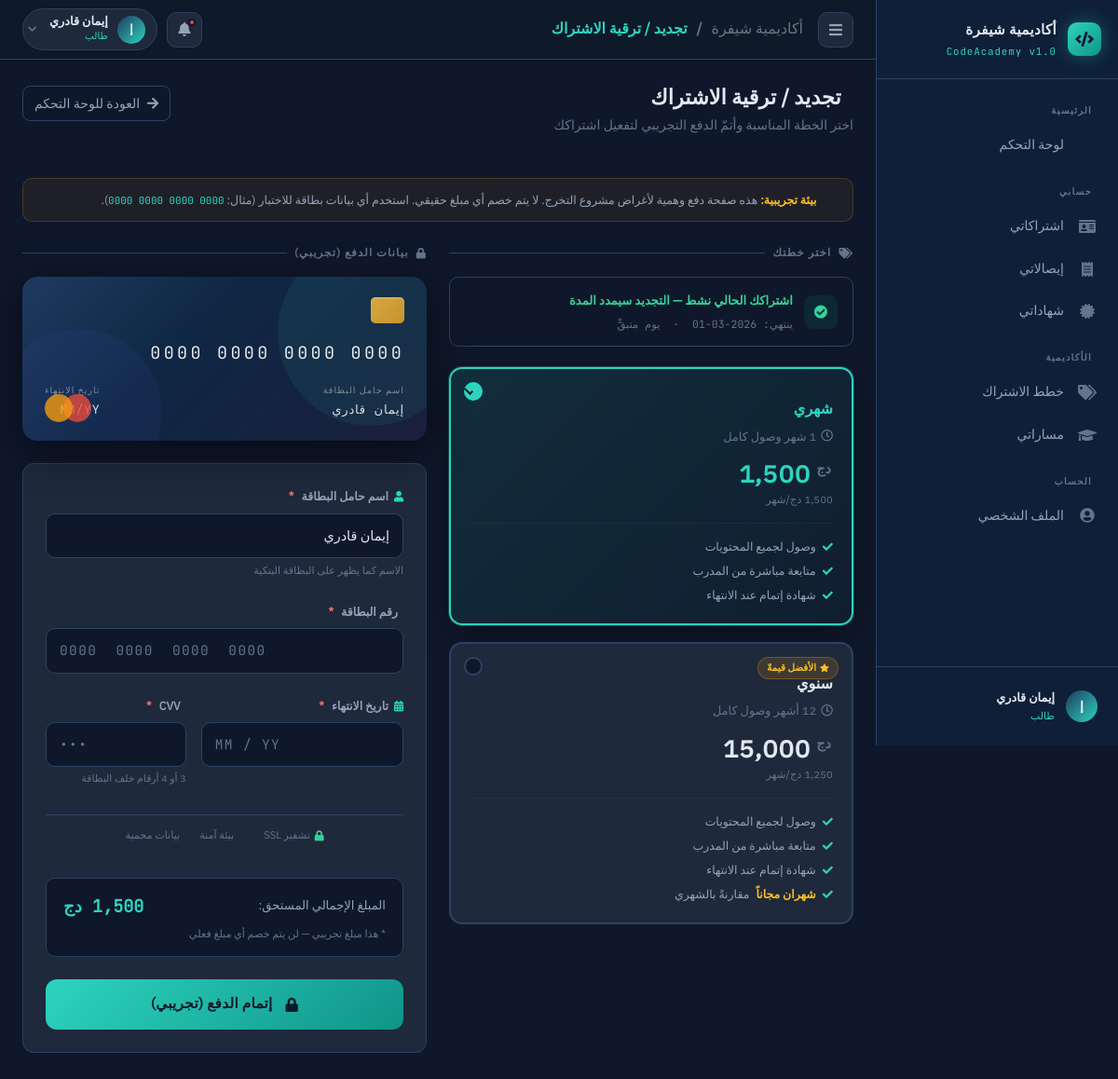
The page /checkout (signed in) on the database as committed earlier.
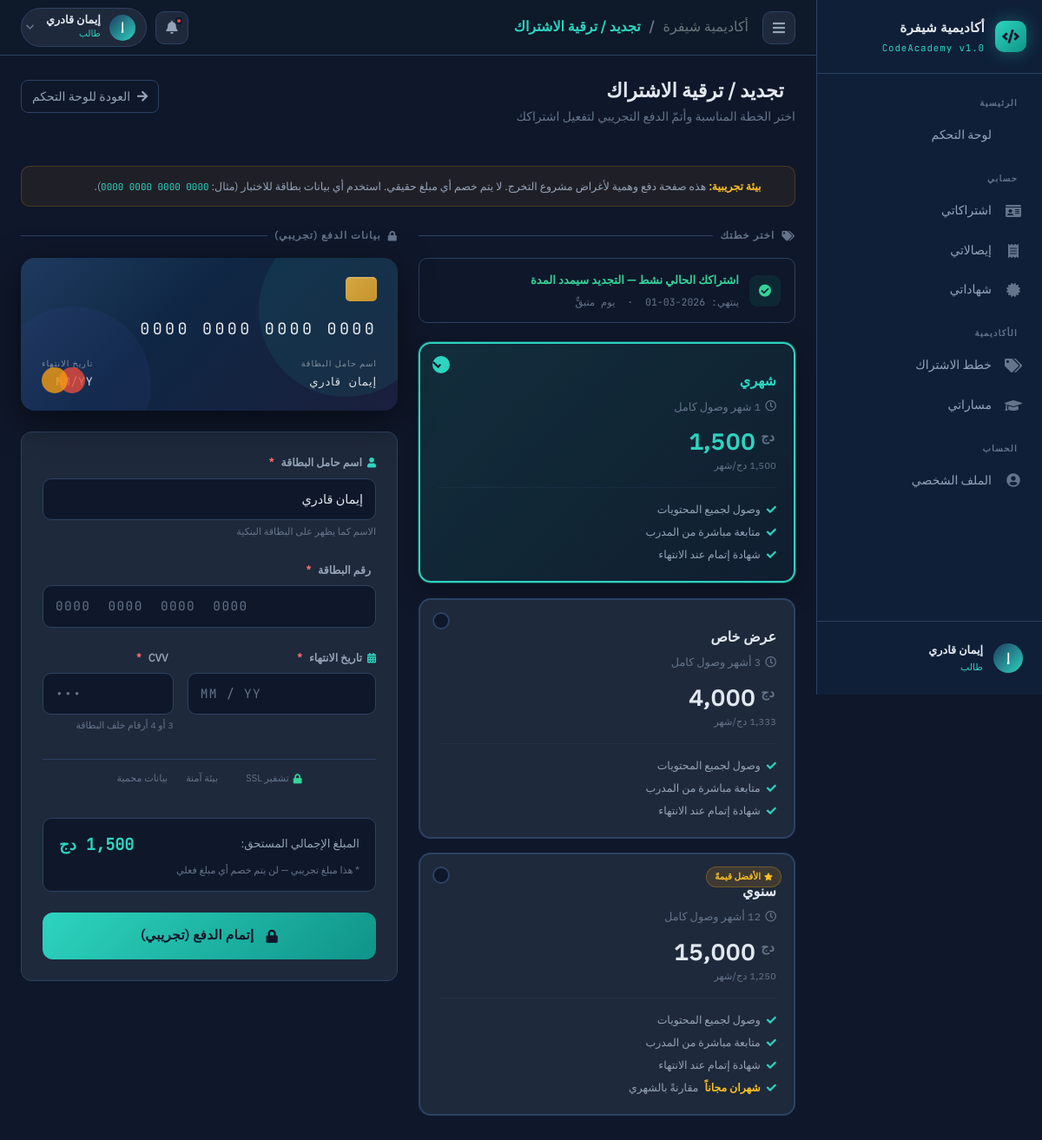
The same page on the database as committed later.
### models.py (models this page shows, shortened)
class SubscriptionPlan(db.Model):
    __tablename__ = "Subscription_Plans"
    plan_id         = db.Column(db.Integer,        primary_key=True, autoincrement=True)
    plan_name       = db.Column(db.String(80),     nullable=False, unique=True)
    duration_months = db.Column(db.Integer,        nullable=False)
    price           = db.Column(db.Numeric(10, 2), nullable=False)
    is_active       = db.Column(db.Boolean,        nullable=False, default=True)
    subscriptions = db.relationship("Subscription", back_populates="plan", lazy="dynamic")

### payment_routes.py (the view)
    @app.route("/checkout", methods=["GET"])
    @login_required
    @_member_required
    def checkout():
        active_plans: list[SubscriptionPlan] = (
            SubscriptionPlan.query
            .filter_by(is_active=True)
            .order_by(SubscriptionPlan.duration_months.asc())
            .all()
        )
        current_subscription: Subscription | None = (
            Subscription.query
            .filter_by(member_id=current_user.user_id)
            .order_by(Subscription.start_date.desc())
            .first()
        )
        return render_template(
            "checkout.html",
            active_plans         = active_plans,
            current_subscription = current_subscription,
        )

### app.py (called while the page is built)
def _init_login_manager(app: Flask) -> None:
    login_manager.init_app(app)
    login_manager.login_view         = "login"
    login_manager.login_message      = "يرجى تسجيل الدخول للوصول إلى هذه الصفحة."
    login_manager.login_message_category = "warning"
    login_manager.remember_cookie_name = "shyfra_remember"
    @login_manager.user_loader
    def load_user(user_id: str) -> User | None:
        try:
            return db.session.get(User, int(user_id))
        except (ValueError, TypeError):
            return None
    @login_manager.unauthorized_handler
    def unauthorized():
        """Custom handler so we can flash a specific message."""
        flash("يجب تسجيل الدخول أولاً للوصول إلى هذه الصفحة.", "warning")
        return redirect(url_for("login"))

### models.py (called while the page is built)
    @property
    def is_active(self) -> bool:
        return self.status == UserStatusEnum.Active

    @property
    def full_name(self) -> str:
        return f"{self.fname} {self.lname}"

    @property
    def is_member(self) -> bool:
        return self.role == RoleEnum.Member

### templates/checkout.html (shortened to what the changed rows need)
{% extends 'base.html' %}
{% block content %}
<div class="page-header d-flex align-items-start justify-content-between flex-wrap gap-3">
    <div>
        <h1 class="page-title">
            {% if current_subscription and current_subscription.status.value == 'Active' %}
            تجديد / ترقية الاشتراك
            {% else %}
            الاشتراك في الأكاديمية
            {% endif %}
        </h1>
    </div>
</div>
<form method="POST" action="{{ url_for('process_payment') }}" id="checkoutForm" novalidate
    aria-label="نموذج الدفع والاشتراك">
    <div class="row g-4 align-items-start">
        <div class="col-12 col-lg-6 checkout-col" role="group" aria-labelledby="plansHeading">
            {% if active_plans %}
            <div class="d-flex flex-column gap-3" role="radiogroup" aria-label="خطط الاشتراك المتاحة">
                {% for plan in active_plans %}
                <div>
                    <label class="plan-card-label" for="plan_{{ plan.plan_id }}"
                        aria-label="{{ plan.plan_name }} — {{ plan.duration_months }} شهر — {{ '{:,.0f}'.format(plan.price|float) }} دج">
                        {% if loop.last and active_plans | length > 1 %}
                        <span class="plan-badge-best" aria-label="الأفضل قيمةً">
                            <i class="fa-solid fa-star" style="font-size:.55rem;" aria-hidden="true"></i>
                            الأفضل قيمةً
                        </span>
                        {% endif %}
                        <div class="plan-card-name">{{ plan.plan_name }}</div>
                        <div class="plan-card-duration">
                            <i class="fa-regular fa-clock" aria-hidden="true"></i>
                            {% if plan.duration_months == 1 %}شهر{% else %}أشهر{% endif %}
                            وصول كامل
                        </div>
                        <div class="plan-card-price" aria-label="{{ '{:,.2f}'.format(plan.price|float) }} دينار جزائري">
                            <span class="price-currency">دج</span>
                            {{ "{:,.0f}".format(plan.price | float) }}
                        </div>
                        <div class="plan-card-per">
                            {{ "{:,.0f}".format((plan.price | float) / plan.duration_months) }} دج/شهر
                        </div>
                        <hr class="plan-card-divider" />
                        <ul class="plan-card-features">
                            <li>
                                <i class="fa-solid fa-check" aria-hidden="true"></i>
                                وصول لجميع المحتويات
                            </li>
                            <li>
                                <i class="fa-solid fa-check" aria-hidden="true"></i>
                                متابعة مباشرة من المدرب
                            </li>
                            <li>
                                <i class="fa-solid fa-check" aria-hidden="true"></i>
                                شهادة إتمام عند الانتهاء
                            </li>
                            {% if plan.duration_months >= 12 %}
                            <li>
                                <i class="fa-solid fa-check" aria-hidden="true"></i>
                                <strong style="color:#fbbf24;">شهران مجاناً</strong> مقارنةً بالشهري
                            </li>
                            {% endif %}
                        </ul>
                    </label>
                </div>
                {% endfor %}
            </div>
            {% else %}
            <div style="text-align:center;padding:40px 20px;color:var(--text-muted);">
                <i class="fa-solid fa-tags" style="font-size:2rem;opacity:.3;display:block;margin-bottom:12px;"
                    aria-hidden="true"></i>
                <p>لا توجد خطط متاحة حالياً. يرجى التواصل مع الإدارة.</p>
            </div>
            {% endif %}
        </div>
    </div>
</form>
{% endblock %}

Rows that differ between the two databases and show on the page:
added SubscriptionPlan: plan_name "عرض خاص", duration_months "أشهر", price "4,000"
